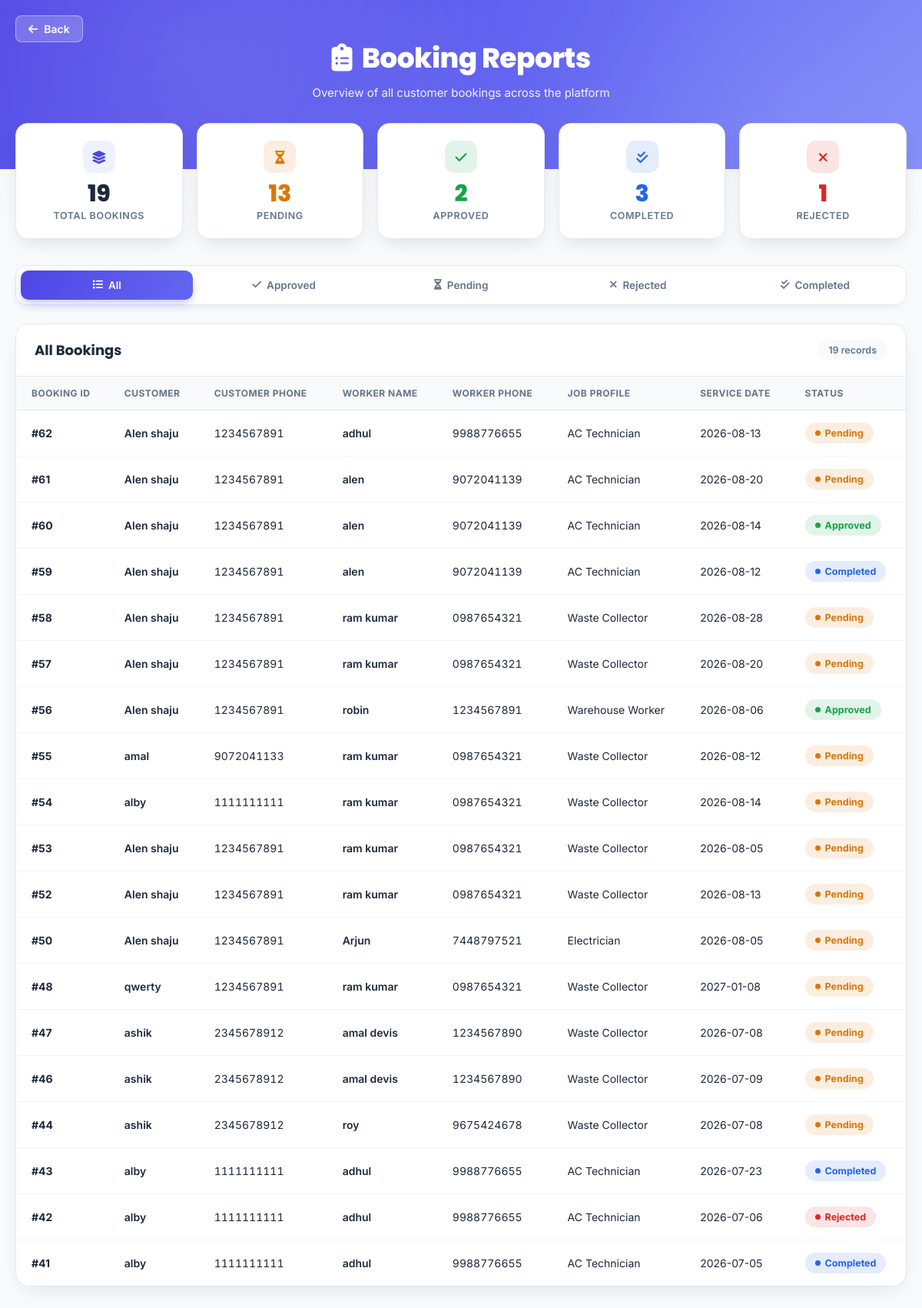
The app's page /admin/adminbookingreport.php with its own data.
### tables this page shows
CREATE TABLE IF NOT EXISTS `booking` (
  `bid` int NOT NULL AUTO_INCREMENT,
  `cid` int NOT NULL,
  `jid` int NOT NULL,
  `crid` int NOT NULL,
  `wid` int NOT NULL,
  `bdate` date NOT NULL,
  `cbdate` date NOT NULL,
  `bstatus` int NOT NULL DEFAULT '1',
  PRIMARY KEY (`bid`)
);

CREATE TABLE IF NOT EXISTS `cregistration` (
  `crid` int NOT NULL AUTO_INCREMENT,
  `cname` varchar(50) NOT NULL,
  `cage` int NOT NULL,
  `caddress` varchar(100) NOT NULL,
  `cgender` char(1) NOT NULL,
  `cphone` char(10) NOT NULL,
  `cgmail` varchar(50) NOT NULL,
  `cpassword` varchar(50) NOT NULL,
  `cstatus` int NOT NULL DEFAULT '1',
  `c_reg_date` datetime DEFAULT CURRENT_TIMESTAMP,
  `c_plan_type` varchar(20) DEFAULT 'none',
  `c_plan_expires` date DEFAULT NULL,
  PRIMARY KEY (`crid`),
  UNIQUE KEY `cgmail` (`cgmail`)
);

CREATE TABLE IF NOT EXISTS `wregistration` (
  `wid` int NOT NULL AUTO_INCREMENT,
  `jid` int NOT NULL,
  `wname` varchar(50) NOT NULL,
  `wgmail` varchar(50) NOT NULL,
  `wage` int NOT NULL,
  `wgender` char(20) NOT NULL,
  `wdescription` varchar(1000) NOT NULL,
  `wpass` varchar(225) NOT NULL,
  `wphone` char(10) NOT NULL,
  `wstatus` int NOT NULL DEFAULT '1',
  `w_reg_date` datetime DEFAULT CURRENT_TIMESTAMP,
  `w_plan_type` varchar(20) DEFAULT 'none',
  `w_plan_expires` date DEFAULT NULL,
  PRIMARY KEY (`wid`)
);

CREATE TABLE IF NOT EXISTS `job` (
  `jid` int NOT NULL AUTO_INCREMENT,
  `cid` int NOT NULL,
  `jname` varchar(50) NOT NULL,
  `jdescription` varchar(1000) NOT NULL,
  `jimage` varchar(1000) NOT NULL,
  `jstatus` int NOT NULL DEFAULT '1',
  PRIMARY KEY (`jid`)
);

### classes/DataAccess.class.php (called while the page is built, shortened)
<?php
class DataAccess
{
	private $_con,$_query,$_errors;
	public function __construct()
	{
		if(!$this->_con = @mysqli_connect(DB_HOST, DB_USER, DB_PASSWORD, DB_NAME))
		{
			die("<div style='padding:20px; font-family:sans-serif; text-align:center;'><h2>Database Connection Pending</h2><p>Please set your <b>DB_HOST</b>, <b>DB_USER</b>, <b>DB_PASSWORD</b>, and <b>DB_NAME</b> in your Render dashboard environment settings.</p></div>");
		}
		$this->_errors ="";
	}
	public function getData($fields,$table,$condition = "1")
	{
		if(!$this->_checkTable($table))
		{
			$this->_errors.="$table not Present";
			return false;
		}
		$this->_query = "select ";
		if(is_array($fields))
		{
			if($this->_checkFieldsIndexed($fields,$table))
			{
				$this->_query.=implode(",",$fields);
			}
			else
			{
				return false;
			}
		}
		else if(gettype($fields) == "string")
		{
			if($fields == "*")
			{
				$this->_query.="*";
			}
		}
		else
		{
			$this->_errors.=" Invalid scheme type";
			return false;
		}
		$this->_query.=" from $table where $condition";
		$resref=mysqli_query($this->_con,$this->_query);
		$dataArr = array();
		if(mysqli_num_rows($resref))
		{
			while($rows = mysqli_fetch_assoc($resref))
			{
				$dataArr[] = $rows;
			}
		}
		return $dataArr;
	}
	private function _checkTable($table)
	{
		$q="show tables";
		$resref = mysqli_query($this->_con,$q);
		if(mysqli_num_rows($resref))
		{
			while($row=mysqli_fetch_array($resref))
			{
				if($row[0]==$table)
				{
					return true;
				}
			}
		}
		return false;
	}
}
?>

### admin/adminbookingreport.php (the view, shortened to what this page needs)
<?php
$dao = new DataAccess();
$statusFilter = isset($_GET['status']) ? trim($_GET['status']) : "";
$where = "1=1";
$bookings = $dao->getData(
    "*",
    "booking",
    $where." ORDER BY bid DESC"
);
$allBookings = $dao->getData("*", "booking", "1=1");
$totalCount     = 0;
$pendingCount   = 0;
$approvedCount  = 0;
$completedCount = 0;
$cancelledCount = 0;
if($allBookings)
{
    $totalCount = count($allBookings);
    foreach($allBookings as $b)
    {
        if($b['bstatus'] == 0)      $pendingCount++;
        elseif($b['bstatus'] == 2)  $approvedCount++;
        elseif($b['bstatus'] == 6)  $completedCount++;
        else                        $cancelledCount++;
    }
}
$filterLabels = [
    ""          => "All Bookings",
    "0"         => "Pending Bookings",
    "2"         => "Approved Bookings",
    "6"         => "Completed Bookings",
    "cancelled" => "Rejected / Cancelled Bookings"
];
$activeLabel = $filterLabels[$statusFilter] ?? "All Bookings";
?>
<!DOCTYPE html>
<html lang="en">
<head>
<link rel="stylesheet" href="https://cdnjs.cloudflare.com/ajax/libs/font-awesome/6.4.0/css/all.min.css">
</head>
<body>
<div class="top-banner">
    <a href="javascript:void(0);" onclick="window.history.length > 1 ? window.history.back() : window.location.href='category.php';" class="btn-back-report">
        <i class="fas fa-arrow-left"></i> Back
    </a>
    <h1><i class="fas fa-clipboard-list"></i>&nbsp; Booking Reports</h1>
    <p>Overview of all customer bookings across the platform</p>
</div>
<div class="main-container">
    <div class="stats-grid">
        <div class="stat-card total">
            <div class="stat-icon"><i class="fas fa-layer-group"></i></div>
            <div class="stat-number"><?php echo $totalCount; ?></div>
            <div class="stat-label">Total Bookings</div>
        </div>
        <div class="stat-card pending">
            <div class="stat-icon"><i class="fas fa-hourglass-half"></i></div>
            <div class="stat-number"><?php echo $pendingCount; ?></div>
            <div class="stat-label">Pending</div>
        </div>
        <div class="stat-card approved">
            <div class="stat-icon"><i class="fas fa-check"></i></div>
            <div class="stat-number"><?php echo $approvedCount; ?></div>
            <div class="stat-label">Approved</div>
        </div>
        <div class="stat-card completed">
            <div class="stat-icon"><i class="fas fa-check-double"></i></div>
            <div class="stat-number"><?php echo $completedCount; ?></div>
            <div class="stat-label">Completed</div>
        </div>
        <div class="stat-card cancelled">
            <div class="stat-icon"><i class="fas fa-xmark"></i></div>
            <div class="stat-number"><?php echo $cancelledCount; ?></div>
            <div class="stat-label">Rejected</div>
        </div>
    </div>
    <div class="status-menu">
        <a href="adminbookingreport.php" class="<?php echo $statusFilter === '' ? 'active' : ''; ?>">
            <i class="fas fa-list"></i> All
        </a>
        <a href="adminbookingreport.php?status=2" class="<?php echo $statusFilter === '2' ? 'active' : ''; ?>">
            <i class="fas fa-check"></i> Approved
        </a>
        <a href="adminbookingreport.php?status=0" class="<?php echo $statusFilter === '0' ? 'active' : ''; ?>">
            <i class="fas fa-hourglass-half"></i> Pending
        </a>
        <a href="adminbookingreport.php?status=cancelled" class="<?php echo $statusFilter === 'cancelled' ? 'active' : ''; ?>">
            <i class="fas fa-xmark"></i> Rejected
        </a>
        <a href="adminbookingreport.php?status=6" class="<?php echo $statusFilter === '6' ? 'active' : ''; ?>">
            <i class="fas fa-check-double"></i> Completed
        </a>
    </div>
    <div class="table-card">
        <div class="table-card-header">
            <h2><?php echo htmlspecialchars($activeLabel); ?></h2>
            <span class="count-pill"><?php echo $bookings ? count($bookings) : 0; ?> record<?php echo ($bookings && count($bookings) == 1) ? '' : 's'; ?></span>
        </div>
        <div class="table-scroll">
        <table class="table-modern">
            <thead>
                <tr>
                    <th>Booking ID</th>
                    <th>Customer</th>
                    <th>Customer Phone</th>
                    <th>Worker Name</th>
                    <th>Worker Phone</th>
                    <th>Job Profile</th>
                    <th>Service Date</th>
                    <th>Status</th>
                </tr>
            </thead>
            <tbody>
                <?php
                if($bookings)
                {
                    foreach($bookings as $booking)
                    {
                        $worker = $dao->getData("*", "wregistration", "wid=".$booking['wid']);
                        $wname  = $worker[0]['wname'] ?? "";
                        $wphone = $worker[0]['wphone'] ?? "";
                        $jid    = $worker[0]['jid'] ?? "";
                        $job = $dao->getData("*", "job", "jid=".$jid);
                        $jobname = $job[0]['jname'] ?? "";
                        $customer = $dao->getData("*", "cregistration", "crid=".$booking['crid']);
                        $cname  = $customer[0]['cname'] ?? "";
                        $cphone = $customer[0]['cphone'] ?? "";
                        if($booking['bstatus'] == 0)
                        {
                            $status = "<span class='badge-status badge-status-pending'><span class='status-dot status-dot-pending'></span>Pending</span>";
                        }
                        elseif($booking['bstatus'] == 2)
                        {
                            $status = "<span class='badge-status badge-status-approved'><span class='status-dot status-dot-approved'></span>Approved</span>";
                        }
                        elseif($booking['bstatus'] == 6)
                        {
                            $status = "<span class='badge-status badge-status-completed'><span class='status-dot status-dot-completed'></span>Completed</span>";
                        }
                        else
                        {
                            $status = "<span class='badge-status badge-status-cancelled'><span class='status-dot status-dot-cancelled'></span>Rejected</span>";
                        }
                ?>
                        <tr>
                            <td class="cell-bid">#<?php echo htmlspecialchars($booking['bid']); ?></td>
                            <td class="cell-name"><?php echo htmlspecialchars($cname); ?></td>
                            <td class="cell-phone"><?php echo htmlspecialchars($cphone); ?></td>
                            <td class="cell-name"><?php echo htmlspecialchars($wname); ?></td>
                            <td class="cell-phone"><?php echo htmlspecialchars($wphone); ?></td>
                            <td><?php echo htmlspecialchars($jobname); ?></td>
                            <td><?php echo htmlspecialchars($booking['bdate']); ?></td>
                            <td><?php echo $status; ?></td>
                        </tr>
                <?php
                    }
                }
                ?>
            </tbody>
        </table>
        </div>
    </div>
</div>
</body>
</html>

### records on screen
booking: bid "62", crid.cname "Alen shaju", crid.cphone "1234567891", wid.wname "adhul", wid.wphone "9988776655", jid.jname "AC Technician", bdate "2026-08-13", bstatus 0 (drawn)
booking: bid "61", crid.cname "Alen shaju", crid.cphone "1234567891", wid.wname "alen", wid.wphone "9072041139", jid.jname "AC Technician", bdate "2026-08-20", bstatus 0 (drawn)
booking: bid "60", crid.cname "Alen shaju", crid.cphone "1234567891", wid.wname "alen", wid.wphone "9072041139", jid.jname "AC Technician", bdate "2026-08-14", bstatus 2 (drawn)
booking: bid "59", crid.cname "Alen shaju", crid.cphone "1234567891", wid.wname "alen", wid.wphone "9072041139", jid.jname "AC Technician", bdate "2026-08-12", bstatus 6 (drawn)
booking: bid "58", crid.cname "Alen shaju", crid.cphone "1234567891", wid.wname "ram kumar", wid.wphone "0987654321", jid.jname "Waste Collector", bdate "2026-08-28", bstatus 0 (drawn)
booking: bid "57", crid.cname "Alen shaju", crid.cphone "1234567891", wid.wname "ram kumar", wid.wphone "0987654321", jid.jname "Waste Collector", bdate "2026-08-20", bstatus 0 (drawn)
booking: bid "56", crid.cname "Alen shaju", crid.cphone "1234567891", wid.wname "robin", wid.wphone "1234567891", jid.jname "Warehouse Worker", bdate "2026-08-06", bstatus 2 (drawn)
booking: bid "55", crid.cname "amal", crid.cphone "9072041133", wid.wname "ram kumar", wid.wphone "0987654321", jid.jname "Waste Collector", bdate "2026-08-12", bstatus 0 (drawn)
booking: bid "54", crid.cname "alby", crid.cphone "1111111111", wid.wname "ram kumar", wid.wphone "0987654321", jid.jname "Waste Collector", bdate "2026-08-14", bstatus 0 (drawn)
booking: bid "53", crid.cname "Alen shaju", crid.cphone "1234567891", wid.wname "ram kumar", wid.wphone "0987654321", jid.jname "Waste Collector", bdate "2026-08-05", bstatus 0 (drawn)
booking: bid "52", crid.cname "Alen shaju", crid.cphone "1234567891", wid.wname "ram kumar", wid.wphone "0987654321", jid.jname "Waste Collector", bdate "2026-08-13", bstatus 0 (drawn)
booking: bid "50", crid.cname "Alen shaju", crid.cphone "1234567891", wid.wname "Arjun", wid.wphone "7448797521", jid.jname "Electrician", bdate "2026-08-05", bstatus 0 (drawn)
booking: bid "48", crid.cname "qwerty", crid.cphone "1234567891", wid.wname "ram kumar", wid.wphone "0987654321", jid.jname "Waste Collector", bdate "2027-01-08", bstatus 0 (drawn)
booking: bid "47", crid.cname "ashik", crid.cphone "2345678912", wid.wname "amal devis", wid.wphone "1234567890", jid.jname "Waste Collector", bdate "2026-07-08", bstatus 0 (drawn)
booking: bid "46", crid.cname "ashik", crid.cphone "2345678912", wid.wname "amal devis", wid.wphone "1234567890", jid.jname "Waste Collector", bdate "2026-07-09", bstatus 0 (drawn)
booking: bid "44", crid.cname "ashik", crid.cphone "2345678912", wid.wname "roy", wid.wphone "9675424678", jid.jname "Waste Collector", bdate "2026-07-08", bstatus 0 (drawn)
booking: bid "43", crid.cname "alby", crid.cphone "1111111111", wid.wname "adhul", wid.wphone "9988776655", jid.jname "AC Technician", bdate "2026-07-23", bstatus 6 (drawn)
booking: bid "42", crid.cname "alby", crid.cphone "1111111111", wid.wname "adhul", wid.wphone "9988776655", jid.jname "AC Technician", bdate "2026-07-06", bstatus "Rejected"
booking: bid "41", crid.cname "alby", crid.cphone "1111111111", wid.wname "adhul", wid.wphone "9988776655", jid.jname "AC Technician", bdate "2026-07-05", bstatus 6 (drawn)

### other values on screen
$totalCount "19"
$pendingCount "13"
$approvedCount "2"
$completedCount "3"
$cancelledCount "1"
$activeLabel "All Bookings"
count($bookings) "19"
